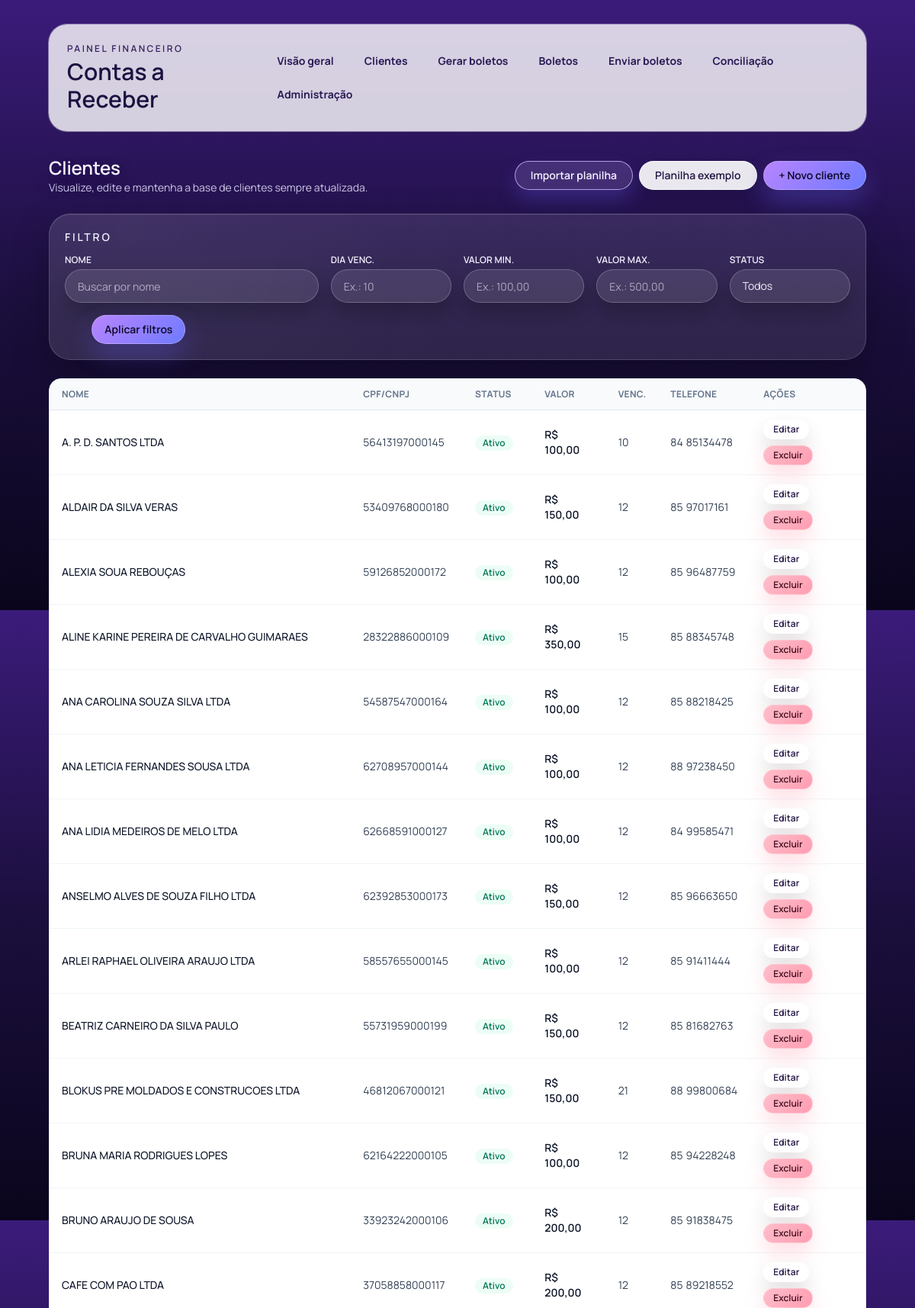
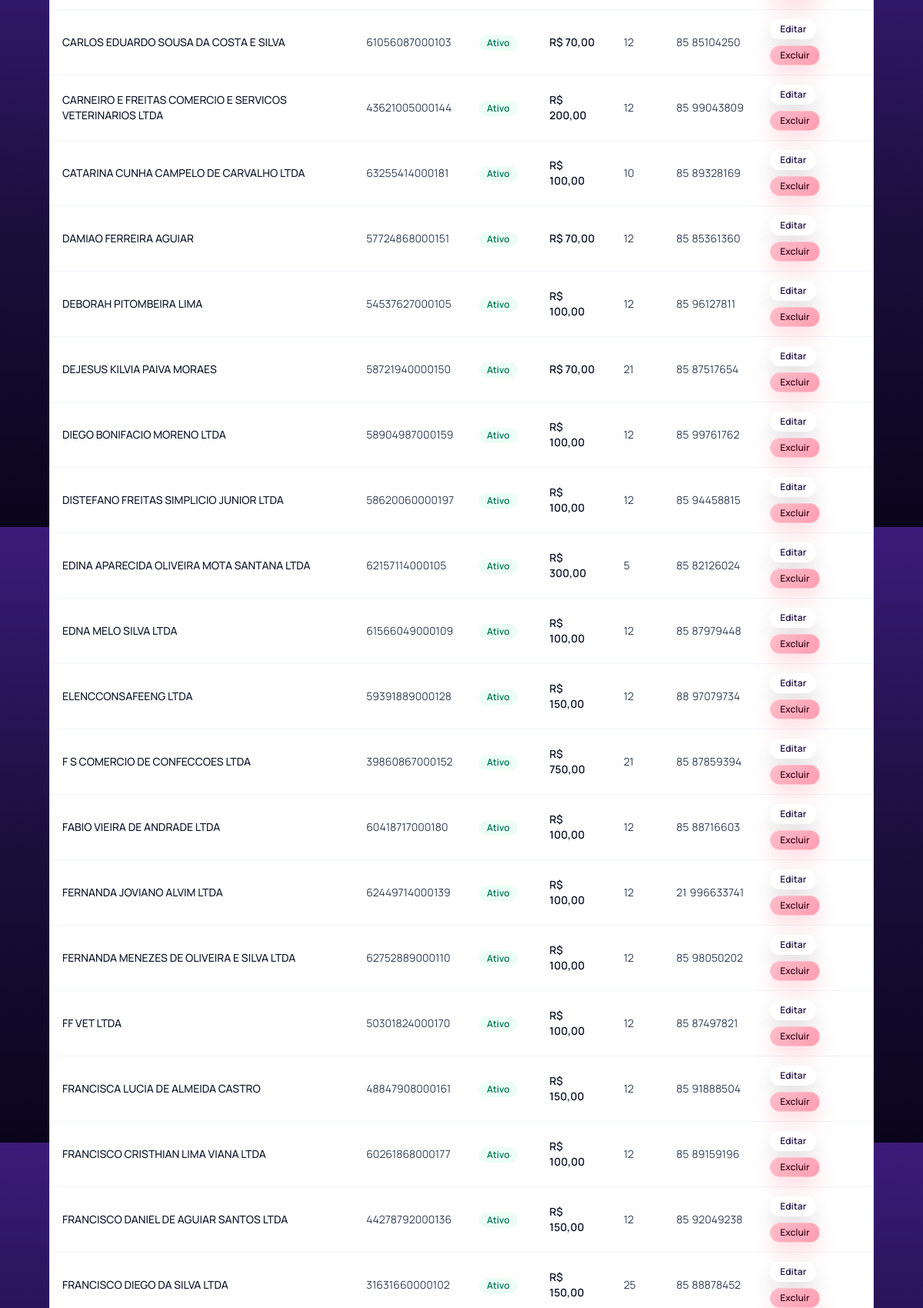
The app's page /clientes/ (signed in, upper part) with its own data (2 pictures, top to bottom).
### billing/models.py (models this page shows, shortened)
class Cliente(models.Model):
    valorNominal = models.DecimalField('Valor nominal', max_digits=12, decimal_places=2)
    dataVencimento = models.PositiveSmallIntegerField('Dia do vencimento (1..31)')
    nome = models.CharField('Nome', max_length=200)
    cpfCnpj = models.CharField('CPF/CNPJ', max_length=18)
    ativo = models.BooleanField('Ativo', default=True)
    email = models.EmailField('E-mail', blank=True)
    ddd = models.CharField('DDD', max_length=3, blank=True)
    telefone = models.CharField('Telefone', max_length=20, blank=True)
    endereco = models.CharField('Endereço', max_length=200, blank=True)
    numero = models.CharField('Número', max_length=20, blank=True)
    complemento = models.CharField('Complemento', max_length=100, blank=True)
    bairro = models.CharField('Bairro', max_length=100, blank=True)
    cidade = models.CharField('Cidade', max_length=100, blank=True)
    uf = models.CharField('UF', max_length=2, choices=UF_CHOICES, blank=True)
    cep = models.CharField('CEP', max_length=9, blank=True)

### billing/views.py (the view, shortened to what this page needs)
# urls.py: path("clientes/", views.clientes_list, name="clientes_list"),
@login_required
def clientes_list(request):
    clientes_qs = Cliente.objects.all()
    nome_param = request.GET.get("nome", "").strip()
    dia_param = request.GET.get("dia_vencimento", "").strip()
    valor_min_param = request.GET.get("valor_min", "").strip()
    valor_max_param = request.GET.get("valor_max", "").strip()
    if "status" in request.GET:
        status_param_raw = request.GET.get("status", "")
    else:
        status_param_raw = Boleto.STATUS_EMITIDO
    status_param = (status_param_raw or "").strip().lower()
    if nome_param:
        clientes_qs = clientes_qs.filter(nome__icontains=nome_param)
    dia_vencimento = None
    valor_min = None
    valor_max = None
    if status_param == "ativos":
        clientes_qs = clientes_qs.filter(ativo=True)
    elif status_param == "inativos":
        clientes_qs = clientes_qs.filter(ativo=False)
    else:
        status_param = ""
    clientes = clientes_qs.order_by("nome")
    filtros_aplicados = {
        "nome": nome_param,
        "dia_vencimento": dia_param,
        "valor_min": valor_min_param,
        "valor_max": valor_max_param,
        "status": status_param,
    }
    filtros_ativos = any(filtros_aplicados.values())
    return render(
        request,
        "billing/clientes_list.html",
        {"clientes": clientes, "filtros": filtros_aplicados, "filtros_ativos": filtros_ativos},
    )

### templates/billing/clientes_list.html (shortened to what this page needs)
{% extends "base.html" %}
{% block content %}
  <div class="flex flex-col gap-6">
    <div class="flex flex-col gap-3 sm:flex-row sm:items-center sm:justify-between">
      <div>
        <h2 class="page-title text-2xl font-semibold">Clientes</h2>
        <p class="page-subtitle text-sm">Visualize, edite e mantenha a base de clientes sempre atualizada.</p>
      </div>
      <div class="flex flex-wrap gap-2">
        <a
          class="inline-flex items-center justify-center rounded-full border border-brand-200 px-5 py-2 text-sm font-semibold text-brand-600 transition hover:border-brand-300 hover:bg-brand-50 hover:text-brand-700 focus-visible:outline focus-visible:outline-2 focus-visible:outline-offset-2 focus-visible:outline-brand-500"
          href="{% url 'cliente_import' %}"
        >
          Importar planilha
        </a>
        <a
          class="inline-flex items-center justify-center rounded-full border border-slate-200 px-5 py-2 text-sm font-semibold text-slate-600 transition hover:border-brand-300 hover:text-brand-700 focus-visible:outline focus-visible:outline-2 focus-visible:outline-offset-2 focus-visible:outline-brand-500"
          href="{% url 'cliente_import_template' %}"
        >
          Planilha exemplo
        </a>
        <a
          class="inline-flex items-center justify-center rounded-full bg-brand-600 px-5 py-2 text-sm font-semibold text-white shadow-sm transition hover:bg-brand-700 focus-visible:outline focus-visible:outline-2 focus-visible:outline-offset-2 focus-visible:outline-brand-500"
          href="{% url 'cliente_create' %}"
        >
          + Novo cliente
        </a>
      </div>
    </div>
    <form method="get" class="filter-panel space-y-3 p-4 sm:p-5">
      <div class="flex items-center justify-between">
        <p class="text-sm font-semibold uppercase tracking-[0.2em] text-indigo-50">Filtro</p>
      </div>
      <div class="grid gap-4 md:grid-cols-6">
      <div class="flex flex-col gap-1 md:col-span-2">
        <label class="text-xs font-semibold uppercase tracking-wide text-slate-500" for="filtro-nome">Nome</label>
        <input
          class="w-full rounded-xl border border-slate-200 px-3 py-2 text-sm text-slate-700 shadow-sm placeholder:text-slate-400 focus:border-brand-500 focus:outline-none focus:ring-2 focus:ring-brand-200"
          type="text"
          id="filtro-nome"
          name="nome"
          placeholder="Buscar por nome"
          value="{{ filtros.nome|default:'' }}"
        />
      </div>
      <div class="flex flex-col gap-1">
        <label class="text-xs font-semibold uppercase tracking-wide text-slate-500" for="filtro-dia">Dia venc.</label>
        <input
          class="w-full rounded-xl border border-slate-200 px-3 py-2 text-sm text-slate-700 shadow-sm placeholder:text-slate-400 focus:border-brand-500 focus:outline-none focus:ring-2 focus:ring-brand-200"
          type="number"
          min="1"
          max="31"
          id="filtro-dia"
          name="dia_vencimento"
          placeholder="Ex.: 10"
          value="{{ filtros.dia_vencimento|default:'' }}"
        />
      </div>
      <div class="flex flex-col gap-1">
        <label class="text-xs font-semibold uppercase tracking-wide text-slate-500" for="filtro-valor-min">Valor min.</label>
        <input
          class="w-full rounded-xl border border-slate-200 px-3 py-2 text-sm text-slate-700 shadow-sm placeholder:text-slate-400 focus:border-brand-500 focus:outline-none focus:ring-2 focus:ring-brand-200"
          type="text"
          id="filtro-valor-min"
          name="valor_min"
          placeholder="Ex.: 100,00"
          value="{{ filtros.valor_min|default:'' }}"
        />
      </div>
      <div class="flex flex-col gap-1">
        <label class="text-xs font-semibold uppercase tracking-wide text-slate-500" for="filtro-valor-max">Valor max.</label>
        <input
          class="w-full rounded-xl border border-slate-200 px-3 py-2 text-sm text-slate-700 shadow-sm placeholder:text-slate-400 focus:border-brand-500 focus:outline-none focus:ring-2 focus:ring-brand-200"
          type="text"
          id="filtro-valor-max"
          name="valor_max"
          placeholder="Ex.: 500,00"
          value="{{ filtros.valor_max|default:'' }}"
        />
      </div>
      <div class="flex flex-col gap-1">
        <label class="text-xs font-semibold uppercase tracking-wide text-slate-500" for="filtro-status">Status</label>
        <select
          class="w-full rounded-xl border border-slate-200 bg-white px-3 py-2 text-sm text-slate-700 shadow-sm focus:border-brand-500 focus:outline-none focus:ring-2 focus:ring-brand-200"
          id="filtro-status"
          name="status"
        >
          <option value="" {% if not filtros.status %}selected{% endif %}>Todos</option>
        </select>
      </div>
      <div class="flex items-end gap-2 md:justify-end">
        <button
          class="inline-flex items-center justify-center rounded-full bg-brand-600 px-4 py-2 text-sm font-semibold text-white shadow-sm transition hover:bg-brand-700 focus-visible:outline focus-visible:outline-2 focus-visible:outline-offset-2 focus-visible:outline-brand-500"
          type="submit"
        >
          Aplicar filtros
        </button>
      </div>
      </div>
    </form>
    <div class="hidden md:block overflow-hidden rounded-2xl border border-slate-200 bg-white shadow-sm">
      <table class="min-w-full divide-y divide-slate-200 text-sm">
        <thead class="bg-slate-50 text-left text-xs font-semibold uppercase tracking-wide text-slate-500">
          <tr>
            <th class="px-4 py-3">Nome</th>
            <th class="px-4 py-3">CPF/CNPJ</th>
            <th class="px-4 py-3">Status</th>
            <th class="px-4 py-3">Valor</th>
            <th class="px-4 py-3">Venc.</th>
            <th class="px-4 py-3">Telefone</th>
            <th class="px-4 py-3">Ações</th>
          </tr>
        </thead>
        <tbody class="divide-y divide-slate-100 text-slate-700">
          {% for c in clientes %}
            <tr class="hover:bg-slate-50">
              <td class="px-4 py-3 font-medium text-slate-900">{{ c.nome }}</td>
              <td class="px-4 py-3">{{ c.cpfCnpj }}</td>
              <td class="px-4 py-3">
                {% if c.ativo %}
                  <span class="inline-flex items-center rounded-full bg-emerald-50 px-2.5 py-0.5 text-xs font-semibold text-emerald-700">
                    Ativo
                  </span>
                {% else %}
                  <span class="inline-flex items-center rounded-full bg-rose-50 px-2.5 py-0.5 text-xs font-semibold text-rose-700">
                    Inativo
                  </span>
                {% endif %}
              </td>
              <td class="px-4 py-3 font-semibold text-slate-900">R$ {{ c.valorNominal }}</td>
              <td class="px-4 py-3">{{ c.dataVencimento }}</td>
              <td class="px-4 py-3">
                <span class="inline-flex items-center gap-1 whitespace-nowrap">
                  {% if c.ddd %}
                    <span>{{ c.ddd }}</span>
                  {% endif %}
                  <span>{{ c.telefone|default:'-' }}</span>
                </span>
              </td>
              <td class="px-4 py-3">
                <div class="flex flex-wrap gap-2">
                  <a
                    class="inline-flex items-center justify-center rounded-full border border-slate-200 px-3 py-1 text-xs font-semibold text-slate-600 transition hover:border-brand-300 hover:text-brand-700"
                    href="{% url 'cliente_update' c.id %}"
                  >
                    Editar
                  </a>
                  <a
                    class="inline-flex items-center justify-center rounded-full border border-rose-200 px-3 py-1 text-xs font-semibold text-rose-600 transition hover:border-rose-300 hover:bg-rose-50"
                    href="{% url 'cliente_delete' c.id %}"
                  >
                    Excluir
                  </a>
                </div>
              </td>
            </tr>
          {% empty %}
            <tr>
              <td class="px-4 py-6 text-center text-sm text-slate-500" colspan="7">
                Nenhum cliente cadastrado.
              </td>
            </tr>
          {% endfor %}
        </tbody>
      </table>
    </div>
  </div>
{% endblock %}

### templates/base.html (style rules this page uses)
:root { --ink-strong: #f5f2ff; --ink-soft: #cdc7e6; --accent-from: #b884ff; --accent-to: #6e7bff; }
body { font-family: 'Manrope', system-ui, -apple-system, BlinkMacSystemFont, 'Segoe UI', sans-serif; color: var(--ink-soft); }
.page-title { color: var(--ink-strong); letter-spacing: -0.01em; text-shadow: 0 10px 30px rgba(0, 0, 0, 0.3); }
.page-subtitle { color: var(--ink-soft); }
a, button { font-family: inherit; }
button.rounded-full, a.rounded-full { transition: transform 150ms ease, box-shadow 150ms ease, filter 150ms ease; }
button.bg-brand-600, a.bg-brand-600 { background-image: linear-gradient(135deg, var(--accent-from), var(--accent-to)); color: #0b0626; border: 1px solid rgba(255, 255, 255, 0.25); box-shadow: 0 14px 30px rgba(109, 99, 255, 0.35), 0 6px 12px rgba(0, 0, 0, 0.18); }
button.border.border-slate-200, a.border.border-slate-200 { background: rgba(255, 255, 255, 0.9); color: #241545; border-color: rgba(255, 255, 255, 0.8); box-shadow: 0 12px 26px rgba(0, 0, 0, 0.12); }
button.border.border-brand-200, a.border.border-brand-200 { background: rgba(191, 164, 255, 0.18); color: var(--ink-strong); border-color: rgba(208, 189, 255, 0.8); box-shadow: 0 12px 24px rgba(109, 99, 255, 0.25); }
button.border.border-rose-200, a.border.border-rose-200 { background: linear-gradient(135deg, rgba(255, 183, 197, 0.9), rgba(255, 139, 163, 0.85)); color: #3f0c1c; border-color: rgba(255, 255, 255, 0.3); box-shadow: 0 12px 26px rgba(255, 111, 139, 0.25); }
.filter-panel { border-radius: 28px; border: 1px solid rgba(255, 255, 255, 0.16); background: radial-gradient(circle at 10% 10%, rgba(255, 255, 255, 0.06), rgba(255, 255, 255, 0.02) 45%), rgba(255, 255, 255, 0.08); box-shadow: 0 20px 50px rgba(0, 0, 0, 0.28), inset 0 1px 0 rgba(255, 255, 255, 0.08); }
.filter-panel label { color: var(--ink-strong); letter-spacing: 0.01em; }
.filter-panel input[type="text"], .filter-panel input[type="number"], .filter-panel select { width: 100%; border-radius: 9999px; border: 1px solid rgba(255, 255, 255, 0.22); background: rgba(255, 255, 255, 0.1); color: var(--ink-strong); padding: 0.7rem 1rem; height: 44px; box-shadow: 0 14px 24px rgba(0, 0, 0, 0.22); }
.filter-panel input::placeholder { color: rgba(245, 242, 255, 0.6); }
.filter-panel option { color: #1b1240; }

### records on screen
Cliente: nome "A. P. D. SANTOS LTDA", cpfCnpj "56413197000145", ativo "Ativo", valorNominal "100,00", dataVencimento "10", ddd "84", telefone "85134478"
Cliente: nome "ALDAIR DA SILVA VERAS", cpfCnpj "53409768000180", ativo "Ativo", valorNominal "150,00", dataVencimento "12", ddd "85", telefone "97017161"
Cliente: nome "ALEXIA SOUA REBOUÇAS", cpfCnpj "59126852000172", ativo "Ativo", valorNominal "100,00", dataVencimento "12", ddd "85", telefone "96487759"
Cliente: nome "ALINE KARINE PEREIRA DE CARVALHO GUIMARAES", cpfCnpj "28322886000109", ativo "Ativo", valorNominal "350,00", dataVencimento "15", ddd "85", telefone "88345748"
Cliente: nome "ANA CAROLINA SOUZA SILVA LTDA", cpfCnpj "54587547000164", ativo "Ativo", valorNominal "100,00", dataVencimento "12", ddd "85", telefone "88218425"
Cliente: nome "ANA LETICIA FERNANDES SOUSA LTDA", cpfCnpj "62708957000144", ativo "Ativo", valorNominal "100,00", dataVencimento "12", ddd "88", telefone "97238450"
Cliente: nome "ANA LIDIA MEDEIROS DE MELO LTDA", cpfCnpj "62668591000127", ativo "Ativo", valorNominal "100,00", dataVencimento "12", ddd "84", telefone "99585471"
Cliente: nome "ANSELMO ALVES DE SOUZA FILHO LTDA", cpfCnpj "62392853000173", ativo "Ativo", valorNominal "150,00", dataVencimento "12", ddd "85", telefone "96663650"
Cliente: nome "ARLEI RAPHAEL OLIVEIRA ARAUJO LTDA", cpfCnpj "58557655000145", ativo "Ativo", valorNominal "100,00", dataVencimento "12", ddd "85", telefone "91411444"
Cliente: nome "BEATRIZ CARNEIRO DA SILVA PAULO", cpfCnpj "55731959000199", ativo "Ativo", valorNominal "150,00", dataVencimento "12", ddd "85", telefone "81682763"
Cliente: nome "BLOKUS PRE MOLDADOS E CONSTRUCOES LTDA", cpfCnpj "46812067000121", ativo "Ativo", valorNominal "150,00", dataVencimento "21", ddd "88", telefone "99800684"
Cliente: nome "BRUNA MARIA RODRIGUES LOPES", cpfCnpj "62164222000105", ativo "Ativo", valorNominal "100,00", dataVencimento "12", ddd "85", telefone "94228248"
Cliente: nome "BRUNO ARAUJO DE SOUSA", cpfCnpj "33923242000106", ativo "Ativo", valorNominal "200,00", dataVencimento "12", ddd "85", telefone "91838475"
Cliente: nome "CAFE COM PAO LTDA", cpfCnpj "37058858000117", ativo "Ativo", valorNominal "200,00", dataVencimento "12", ddd "85", telefone "89218552"
Cliente: nome "CARLOS EDUARDO SOUSA DA COSTA E SILVA", cpfCnpj "61056087000103", ativo "Ativo", valorNominal "70,00", dataVencimento "12", ddd "85", telefone "85104250"
Cliente: nome "CARNEIRO E FREITAS COMERCIO E SERVICOS VETERINARIOS LTDA", cpfCnpj "43621005000144", ativo "Ativo", valorNominal "200,00", dataVencimento "12", ddd "85", telefone "99043809"
Cliente: nome "CATARINA CUNHA CAMPELO DE CARVALHO LTDA", cpfCnpj "63255414000181", ativo "Ativo", valorNominal "100,00", dataVencimento "10", ddd "85", telefone "89328169"
Cliente: nome "DAMIAO FERREIRA AGUIAR", cpfCnpj "57724868000151", ativo "Ativo", valorNominal "70,00", dataVencimento "12", ddd "85", telefone "85361360"
Cliente: nome "DEBORAH PITOMBEIRA LIMA", cpfCnpj "54537627000105", ativo "Ativo", valorNominal "100,00", dataVencimento "12", ddd "85", telefone "96127811"
Cliente: nome "DEJESUS KILVIA PAIVA MORAES", cpfCnpj "58721940000150", ativo "Ativo", valorNominal "70,00", dataVencimento "21", ddd "85", telefone "87517654"
Cliente: nome "DIEGO BONIFACIO MORENO LTDA", cpfCnpj "58904987000159", ativo "Ativo", valorNominal "100,00", dataVencimento "12", ddd "85", telefone "99761762"
Cliente: nome "DISTEFANO FREITAS SIMPLICIO JUNIOR LTDA", cpfCnpj "58620060000197", ativo "Ativo", valorNominal "100,00", dataVencimento "12", ddd "85", telefone "94458815"
Cliente: nome "EDINA APARECIDA OLIVEIRA MOTA SANTANA LTDA", cpfCnpj "62157114000105", ativo "Ativo", valorNominal "300,00", dataVencimento "5", ddd "85", telefone "82126024"
Cliente: nome "EDNA MELO SILVA LTDA", cpfCnpj "61566049000109", ativo "Ativo", valorNominal "100,00", dataVencimento "12", ddd "85", telefone "87979448"
Cliente: nome "ELENCCONSAFEENG LTDA", cpfCnpj "59391889000128", ativo "Ativo", valorNominal "150,00", dataVencimento "12", ddd "88", telefone "97079734"
Cliente: nome "F S COMERCIO DE CONFECCOES LTDA", cpfCnpj "39860867000152", ativo "Ativo", valorNominal "750,00", dataVencimento "21", ddd "85", telefone "87859394"
Cliente: nome "FABIO VIEIRA DE ANDRADE LTDA", cpfCnpj "60418717000180", ativo "Ativo", valorNominal "100,00", dataVencimento "12", ddd "85", telefone "88716603"
Cliente: nome "FERNANDA JOVIANO ALVIM LTDA", cpfCnpj "62449714000139", ativo "Ativo", valorNominal "100,00", dataVencimento "12", ddd "21", telefone "996633741"
Cliente: nome "FERNANDA MENEZES DE OLIVEIRA E SILVA LTDA", cpfCnpj "62752889000110", ativo "Ativo", valorNominal "100,00", dataVencimento "12", ddd "85", telefone "98050202"
Cliente: nome "FF VET LTDA", cpfCnpj "50301824000170", ativo "Ativo", valorNominal "100,00", dataVencimento "12", ddd "85", telefone "87497821"
Cliente: nome "FRANCISCA LUCIA DE ALMEIDA CASTRO", cpfCnpj "48847908000161", ativo "Ativo", valorNominal "150,00", dataVencimento "12", ddd "85", telefone "91888504"
Cliente: nome "FRANCISCO CRISTHIAN LIMA VIANA LTDA", cpfCnpj "60261868000177", ativo "Ativo", valorNominal "100,00", dataVencimento "12", ddd "85", telefone "89159196"
Cliente: nome "FRANCISCO DANIEL DE AGUIAR SANTOS LTDA", cpfCnpj "44278792000136", ativo "Ativo", valorNominal "150,00", dataVencimento "12", ddd "85", telefone "92049238"
Cliente: nome "FRANCISCO DIEGO DA SILVA LTDA", cpfCnpj "31631660000102", ativo "Ativo", valorNominal "150,00", dataVencimento "25", ddd "85", telefone "88878452"
